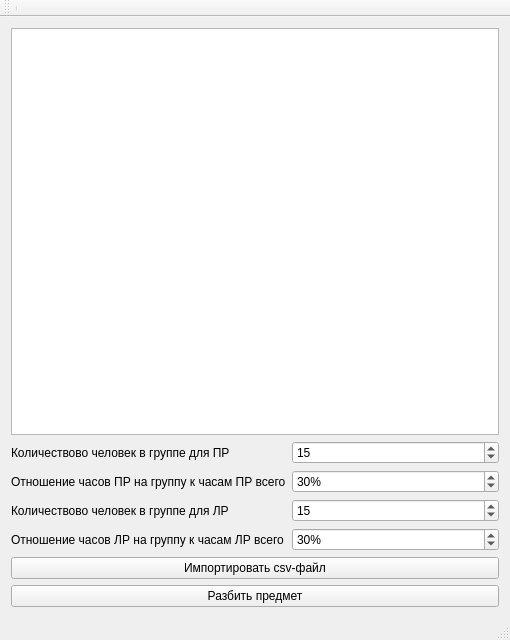
<?xml version="1.0" encoding="UTF-8"?>
<ui version="4.0">
 <class>MainWindow</class>
 <widget class="QMainWindow" name="MainWindow">
  <property name="geometry">
   <rect>
    <x>0</x>
    <y>0</y>
    <width>510</width>
    <height>640</height>
   </rect>
  </property>
  <property name="windowTitle">
   <string>MainWindow</string>
  </property>
  <widget class="QWidget" name="centralWidget">
   <layout class="QVBoxLayout" name="verticalLayout_3">
    <item>
     <widget class="QTableView" name="tableView"/>
    </item>
    <item>
     <layout class="QHBoxLayout" name="horizontalLayout">
      <item>
       <layout class="QVBoxLayout" name="verticalLayout_2">
        <item>
         <widget class="QLabel" name="label">
          <property name="text">
           <string>Количествово человек в группе для ПР</string>
          </property>
         </widget>
        </item>
        <item>
         <widget class="QLabel" name="label_3">
          <property name="text">
           <string>Отношение часов ПР на группу к часам ПР всего</string>
          </property>
         </widget>
        </item>
        <item>
         <widget class="QLabel" name="label_2">
          <property name="text">
           <string>Количествово человек в группе для ЛР</string>
          </property>
         </widget>
        </item>
        <item>
         <widget class="QLabel" name="label_4">
          <property name="text">
           <string>Отношение часов ЛР на группу к часам ЛР всего</string>
          </property>
         </widget>
        </item>
       </layout>
      </item>
      <item>
       <layout class="QVBoxLayout" name="verticalLayout">
        <item>
         <widget class="QSpinBox" name="bigGroupForPractSB">
          <property name="minimum">
           <number>1</number>
          </property>
          <property name="maximum">
           <number>100</number>
          </property>
          <property name="value">
           <number>15</number>
          </property>
         </widget>
        </item>
        <item>
         <widget class="QSpinBox" name="writedRelationSB">
          <property name="suffix">
           <string>%</string>
          </property>
          <property name="minimum">
           <number>0</number>
          </property>
          <property name="maximum">
           <number>100</number>
          </property>
          <property name="singleStep">
           <number>10</number>
          </property>
          <property name="value">
           <number>30</number>
          </property>
         </widget>
        </item>
        <item>
         <widget class="QSpinBox" name="bigGroupForLabSB">
          <property name="minimum">
           <number>1</number>
          </property>
          <property name="maximum">
           <number>100</number>
          </property>
          <property name="value">
           <number>15</number>
          </property>
         </widget>
        </item>
        <item>
         <widget class="QSpinBox" name="writedRelation2SB">
          <property name="suffix">
           <string>%</string>
          </property>
          <property name="minimum">
           <number>0</number>
          </property>
          <property name="maximum">
           <number>100</number>
          </property>
          <property name="singleStep">
           <number>10</number>
          </property>
          <property name="value">
           <number>30</number>
          </property>
         </widget>
        </item>
       </layout>
      </item>
     </layout>
    </item>
    <item>
     <widget class="QPushButton" name="importCSVbtn">
      <property name="text">
       <string>Импортировать csv-файл</string>
      </property>
     </widget>
    </item>
    <item>
     <widget class="QPushButton" name="divideSubjbtn">
      <property name="text">
       <string>Разбить предмет</string>
      </property>
     </widget>
    </item>
   </layout>
  </widget>
  <widget class="QMenuBar" name="menuBar">
   <property name="geometry">
    <rect>
     <x>0</x>
     <y>0</y>
     <width>510</width>
     <height>21</height>
    </rect>
   </property>
  </widget>
  <widget class="QStatusBar" name="statusBar"/>
  <widget class="QToolBar" name="mainToolBar">
   <attribute name="toolBarArea">
    <enum>TopToolBarArea</enum>
   </attribute>
   <attribute name="toolBarBreak">
    <bool>false</bool>
   </attribute>
   <addaction name="separator"/>
  </widget>
 </widget>
 <layoutdefault spacing="6" margin="11"/>
 <resources/>
 <connections/>
</ui>
